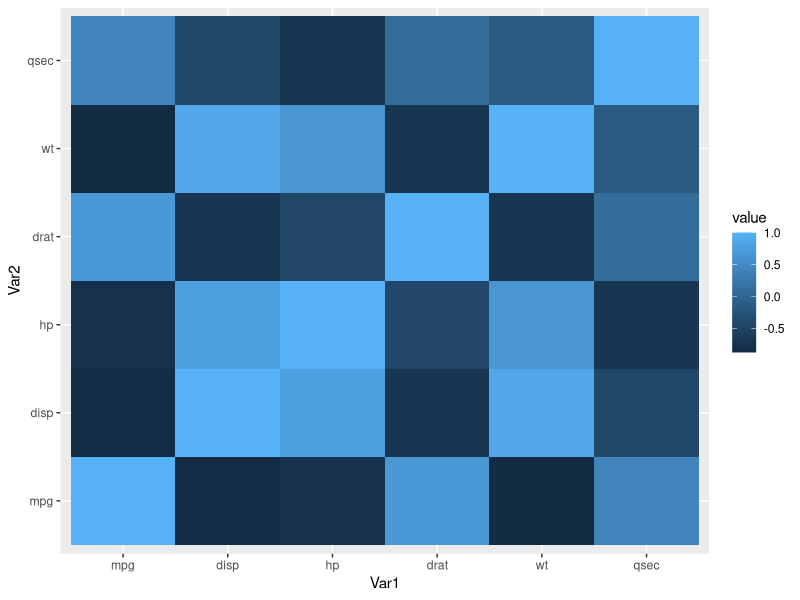

Write R code to recreate this figure. (Note: this script raises an error after producing the figure.)
View(mtcars)


# Selecting 1,3,4,5,6,7 columns of mtcars data
mydata <- mtcars[, c(1,3,4,5,6,7)]
head(mydata)

# Preparing Correlation Matrix
cormat <- round(cor(mydata),2)
head(cormat)

library(reshape2)
melted_cormat<-melt(cormat)
head(melted_cormat)

# Heat Map
library(ggplot2)
ggplot(data = melted_cormat, aes(x=Var1, y=Var2, fill=value)) + 
  geom_tile()

# Get lower triangle of the correlation matrix
get_lower_tri<-function(cormat){
  cormat[upper.tri(cormat)] <- NA
  return(cormat)
}


# Melt the correlation matrix
library(reshape2)
melted_cormat <- melt(upper_tri, na.rm = TRUE)

# Heatmap
library(ggplot2)
ggplot(data = melted_cormat, aes(Var2, Var1, fill = value))+
  geom_tile(color = "white")+
  scale_fill_gradient2(low = "blue", high = "red", mid = "white", 
                       midpoint = 0, limit = c(-1,1), space = "Lab", 
                       name="Pearson\nCorrelation") +
  theme_minimal()+ 
  theme(axis.text.x = element_text(angle = 45, vjust = 1, 
                                   size = 12, hjust = 1))+
  coord_fixed()


# Reorder the correlation matrix
cormat <- reorder_cormat(cormat)
upper_tri <- get_upper_tri(cormat)
# Melt the correlation matrix
melted_cormat <- melt(upper_tri, na.rm = TRUE)
# Create a ggheatmap
ggheatmap <- ggplot(melted_cormat, aes(Var2, Var1, fill = value))+
  geom_tile(color = "white")+
  scale_fill_gradient2(low = "blue", high = "red", mid = "white", 
                       midpoint = 0, limit = c(-1,1), space = "Lab", 
                       name="Pearson\nCorrelation") +
  theme_minimal()+ # minimal theme
  theme(axis.text.x = element_text(angle = 45, vjust = 1, 
                                   size = 12, hjust = 1))+
  coord_fixed()
# Print the heatmap
print(ggheatmap)